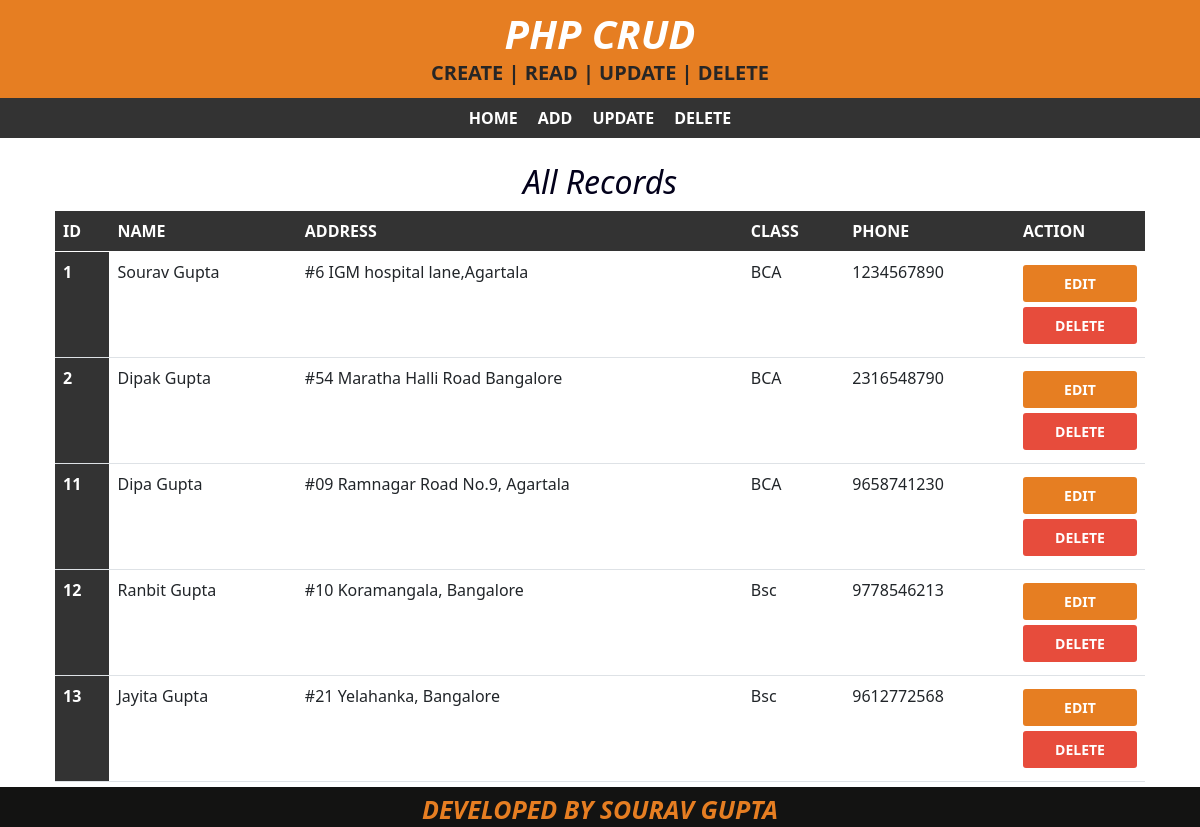
The page / on the database its author committed.
### tables this page shows
CREATE TABLE `student` (
  `sid` int(10) NOT NULL,
  `sname` varchar(30) NOT NULL,
  `saddress` varchar(100) NOT NULL,
  `sclass` int(10) NOT NULL,
  `sphone` varchar(10) NOT NULL
);

CREATE TABLE `studentclass` (
  `cid` int(11) NOT NULL,
  `cname` varchar(15) NOT NULL
);

### index.php (the view, shortened to what this page needs)
<?php
include 'header.php';
?>
<div id="main-content" class="container">
  <h2>All Records</h2>
  <?php
  include 'config.php';
  $sql = "SELECT * FROM student JOIN studentclass WHERE student.sclass = studentclass.cid";
  $result = mysqli_query($conn, $sql) or die("Query Unsuccessful.");
  if (mysqli_num_rows($result) > 0) {
  ?>
    <table class="table">
      <thead>
        <tr>
          <th scope="col">Id</th>
          <th scope="col">Name</th>
          <th scope="col">Address</th>
          <th scope="col">Class</th>
          <th scope="col">Phone</th>
          <th scope="col">Action</th>
        </tr>
      </thead>
      <tbody>
        <?php
        while ($row = mysqli_fetch_assoc($result)) {
        ?>
          <tr>
            <th scope="row"><?php echo $row['sid']; ?></th>
            <td><?php echo $row['sname']; ?></td>
            <td><?php echo $row['saddress']; ?></td>
            <td><?php echo $row['cname']; ?></td>
            <td><?php echo $row['sphone']; ?></td>
            <td>
              <a href='edit.php?id=<?php echo $row['sid']; ?>'>Edit</a>
              <a href='delete-inline.php?id=<?php echo $row['sid']; ?>'>Delete</a>
            </td>
          </tr>
        <?php } ?>
      </tbody>
    </table>
  <?php } else {
    echo "<h2>No Record Found</h2>";
  }
  ?>
</div>
</div>
</body>
</html>

### header.php (shortened to what this page needs)
<!DOCTYPE html>
<html lang="en">
<head>
  <link rel="stylesheet" href="css/style.css">
  <link href="https://cdn.jsdelivr.net/npm/bootstrap@5.0.2/dist/css/bootstrap.min.css" rel="stylesheet">
</head>
<body>
    <div id="wrapper">
        <div id="header" class="container-fluid">
            <h1>PHP CRUD</h1>
            <p> Create | Read | Update | Delete</p>
        </div>
        <div id="menu" class="container-fluid">
            <ul>
                <li>
                    <a href="index.php">Home</a>
                </li>
                <li>
                    <a href="add.php">Add</a>
                </li>
                <li>
                    <a href="update.php">Update</a>
                </li>
                <li>
                    <a href="delete.php">Delete</a>
                </li>
            </ul>
        </div>

### css/style.css (style rules this page uses)
body { font:16px arial; margin: 0; padding: 0; background: #d1d1d1; }
#header { margin-top: 0px; text-align: center; background-color: #E67E22; padding: 10px; }
#header h1 { color: #fff; font-size: 40px; font-style: italic; font-weight: 700; text-transform: uppercase; margin: 0; text-align: center; }
#header p { color: rgb(39, 38, 38); font-size: 20px; font-weight: 700; text-transform: uppercase; margin: 0; text-align: center; }
h2 { color: rgb(3, 1, 27); font-size: 40px; font-style: italic; font-weight: 700; text-transform: uppercase; margin: 0; text-align: center; }
#menu { background-color: #333; text-align: center; }
#menu ul { font-size: 0; padding: 0 10px; margin: 0; list-style: none; }
#menu ul li { display: inline-block; }
#menu ul li a { color: #fff; font-size: 16px; font-weight: 600; padding: 8px 10px; display: block; text-decoration: none; text-transform: uppercase; transition: all 0.3s ease; }
#main-content { padding: 25px; min-height: 400px; }
#main-content h2 { margin: 0 0 10px; text-transform: capitalize; }
#main-content table { width: 100%; background-color: #555; margin: 0 0 20px; }
#main-content table th { color: #fff; background-color: #333; text-transform: uppercase; }
#main-content table th:last-child { width: 130px; }
#main-content table td { background-color: #fff; }
#main-content table td a { font-size: 14px; font-weight: 600; text-transform: uppercase; padding: 8px 15px; color: #fff; background-color: #e67e22; text-decoration: none; border-radius: 3px; margin: 5px 0px; display: block; text-align: center; }
#main-content table td a:nth-child(2) { background-color: #e74c3c; font-size: 14px; font-weight: 600; text-transform: uppercase; padding: 8px 15px; color: #fff; text-decoration: none; border-radius: 3px; margin: 5px 0px; display: block; text-align: center; }
.footer { background-color: #131312; position: fixed; bottom: 0; height: 40px; width: 100%; }
.footer h2 { color: #e67e22; font-weight: 700; font-size: 25px; text-align: center; padding: 7px; }

### rows shown on the page
student: sid "1", sname "Sourav Gupta", saddress "#6 IGM hospital lane,Agartala", studentclass.cname "BCA", sphone "1234567890"
student: sid "2", sname "Dipak Gupta", saddress "#54 Maratha Halli Road Bangalore", studentclass.cname "BCA", sphone "2316548790"
student: sid "11", sname "Dipa Gupta", saddress "#09 Ramnagar Road No.9, Agartala", studentclass.cname "BCA", sphone "9658741230"
student: sid "12", sname "Ranbit Gupta", saddress "#10 Koramangala, Bangalore", studentclass.cname "Bsc", sphone "9778546213"
student: sid "13", sname "Jayita Gupta", saddress "#21 Yelahanka, Bangalore", studentclass.cname "Bsc", sphone "9612772568"
